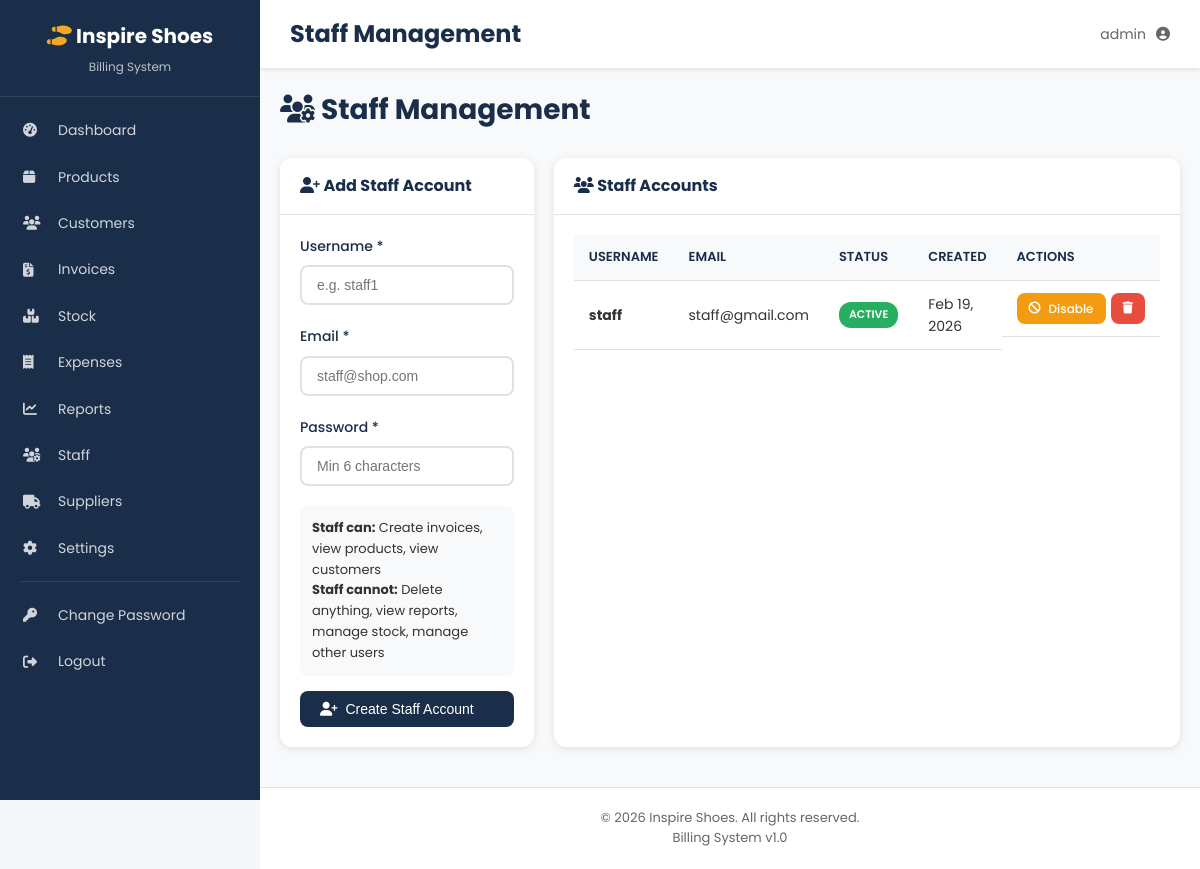
The page /admin/staff.php (signed in) on the database its author committed.
### tables this page shows
CREATE TABLE `users` (
  `id` int(11) NOT NULL,
  `username` varchar(50) NOT NULL,
  `email` varchar(100) NOT NULL,
  `password_hash` varchar(255) NOT NULL,
  `role` enum('admin','staff') DEFAULT 'staff',
  `status` enum('active','inactive') NOT NULL DEFAULT 'active',
  `created_at` timestamp NOT NULL DEFAULT current_timestamp(),
  `updated_at` timestamp NOT NULL DEFAULT current_timestamp() ON UPDATE current_timestamp()
);

### includes/functions.php (called while the page is built, shortened)
<?php
require_once __DIR__ . '/../config/db.php';
function getUserRole(): string {
    return $_SESSION['role'] ?? 'staff';
}
function isAdmin(): bool {
    return getUserRole() === 'admin';
}
function getCurrentUser() {
    global $pdo;
    $stmt = $pdo->prepare("SELECT * FROM users WHERE id = ?");
    $stmt->execute([$_SESSION['user_id']]);
    return $stmt->fetch();
}
function h($string): string {
    return htmlspecialchars($string ?? '', ENT_QUOTES, 'UTF-8');
}
function formatDate($date, $format = 'M d, Y'): string {
    return date($format, strtotime($date));
}

### admin/staff.php (the view, shortened to what this page needs)
<?php
require_once __DIR__ . '/../config/db.php';
require_once __DIR__ . '/../includes/functions.php';
$page_title = 'Staff Management';
$staff = $pdo->query("SELECT * FROM users WHERE role = 'staff' ORDER BY created_at DESC")->fetchAll(PDO::FETCH_ASSOC);
include __DIR__ . '/../includes/header.php';
?>
<div class="page-header">
    <h1><i class="fas fa-users-cog"></i> Staff Management</h1>
</div>
<div style="display:grid; grid-template-columns:1fr 2fr; gap:20px;">
    <div class="card">
        <div class="card-header"><h3><i class="fas fa-user-plus"></i> Add Staff Account</h3></div>
        <div class="card-body">
            <form method="POST">
                <div class="form-group">
                    <label>Username *</label>
                    <input type="text" name="username" class="form-control" required placeholder="e.g. staff1">
                </div>
                <div class="form-group">
                    <label>Email *</label>
                    <input type="email" name="email" class="form-control" required placeholder="staff@shop.com">
                </div>
                <div class="form-group">
                    <label>Password *</label>
                    <input type="password" name="password" class="form-control" required placeholder="Min 6 characters">
                </div>
                <div style="background:var(--light-gray); padding:12px; border-radius:8px; margin-bottom:15px; font-size:13px;">
                    <strong>Staff can:</strong> Create invoices, view products, view customers<br>
                    <strong>Staff cannot:</strong> Delete anything, view reports, manage stock, manage other users
                </div>
                <button type="submit" name="create_staff" class="btn btn-primary" style="width:100%;">
                    <i class="fas fa-user-plus"></i> Create Staff Account
                </button>
            </form>
        </div>
    </div>
    <div class="card">
        <div class="card-header"><h3><i class="fas fa-users"></i> Staff Accounts</h3></div>
        <div class="card-body">
            <?php if (empty($staff)): ?>
                <div class="empty-state">
                    <i class="fas fa-users"></i>
                    <p>No staff accounts yet. Create one to get started.</p>
                </div>
            <?php else: ?>
                <div class="table-container">
                    <table>
                        <thead>
                            <tr>
                                <th>Username</th>
                                <th>Email</th>
                                <th>Status</th>
                                <th>Created</th>
                                <th>Actions</th>
                            </tr>
                        </thead>
                        <tbody>
                            <?php foreach ($staff as $s): ?>
                                <tr>
                                    <td><strong><?php echo h($s['username']); ?></strong></td>
                                    <td><?php echo h($s['email']); ?></td>
                                    <td>
                                        <?php if ($s['status'] === 'active'): ?>
                                            <span class="badge badge-success">Active</span>
                                        <?php else: ?>
                                            <span class="badge badge-danger">Inactive</span>
                                        <?php endif; ?>
                                    </td>
                                    <td><?php echo formatDate($s['created_at']); ?></td>
                                    <td style="display:flex; gap:5px;">
                                        <a href="?toggle=1&id=<?php echo h((string)$s['id']); ?>"
                                           class="btn btn-sm <?php echo $s['status']==='active' ? 'btn-warning' : 'btn-success'; ?>"
                                           onclick="return confirm('Toggle this staff account status?')">
                                            <i class="fas fa-<?php echo $s['status']==='active' ? 'ban' : 'check'; ?>"></i>
                                            <?php echo $s['status']==='active' ? 'Disable' : 'Enable'; ?>
                                        </a>
                                        <a href="?delete=1&id=<?php echo h((string)$s['id']); ?>"
                                           class="btn btn-sm btn-danger"
                                           onclick="return confirm('Delete this staff account permanently?')">
                                            <i class="fas fa-trash"></i>
                                        </a>
                                    </td>
                                </tr>
                            <?php endforeach; ?>
                        </tbody>
                    </table>
                </div>
            <?php endif; ?>
        </div>
    </div>
</div>
<?php include __DIR__ . '/../includes/footer.php'; ?>

### includes/header.php (shortened to what this page needs)
<?php
require_once __DIR__ . '/../config/db.php';
require_once __DIR__ . '/functions.php';
$current_page  = basename($_SERVER['PHP_SELF']);
$is_logged_in  = isset($_SESSION['user_id']);
$current_user = $is_logged_in ? getCurrentUser() : null;
?>
<!DOCTYPE html>
<html lang="en">
<head>
    <link rel="stylesheet" href="https://cdnjs.cloudflare.com/ajax/libs/font-awesome/6.4.0/css/all.min.css">
    <link rel="stylesheet" href="<?php echo CSS_URL; ?>/style.css">
</head>
<body>
<?php if ($is_logged_in): ?>
<nav class="sidebar">
    <div class="sidebar-header">
        <h2><i class="fas fa-shoe-prints"></i> Inspire Shoes</h2>
        <p>Billing System</p>
    </div>
    <ul class="nav-menu">
        <li class="<?php echo ($current_page === 'index.php' && strpos($_SERVER['PHP_SELF'], '/auth/') === false) ? 'active' : ''; ?>">
            <a href="<?php echo BASE_URL; ?>/index.php">
                <i class="fas fa-tachometer-alt"></i>
                <span>Dashboard</span>
            </a>
        </li>
        <li class="<?php echo strpos($_SERVER['PHP_SELF'], '/products/') !== false ? 'active' : ''; ?>">
            <a href="<?php echo BASE_URL; ?>/products/list.php">
                <i class="fas fa-box"></i>
                <span>Products</span>
            </a>
        </li>
        <li class="<?php echo strpos($_SERVER['PHP_SELF'], '/customers/') !== false ? 'active' : ''; ?>">
            <a href="<?php echo BASE_URL; ?>/customers/list.php">
                <i class="fas fa-users"></i>
                <span>Customers</span>
            </a>
        </li>
        <li class="<?php echo strpos($_SERVER['PHP_SELF'], '/invoices/') !== false ? 'active' : ''; ?>">
            <a href="<?php echo BASE_URL; ?>/invoices/list.php">
                <i class="fas fa-file-invoice-dollar"></i>
                <span>Invoices</span>
            </a>
        </li>
        <?php if (isAdmin()): ?>
        <li class="<?php echo strpos($_SERVER['PHP_SELF'], '/stock/') !== false ? 'active' : ''; ?>">
            <a href="<?php echo BASE_URL; ?>/stock/manage.php">
                <i class="fas fa-boxes"></i>
                <span>Stock</span>
            </a>
        </li>
        <li class="<?php echo strpos($_SERVER['PHP_SELF'], '/expenses/') !== false ? 'active' : ''; ?>">
            <a href="<?php echo BASE_URL; ?>/expenses/list.php">
                <i class="fas fa-receipt"></i>
                <span>Expenses</span>
            </a>
        </li>
        <li class="<?php echo strpos($_SERVER['PHP_SELF'], '/reports/') !== false ? 'active' : ''; ?>">
            <a href="<?php echo BASE_URL; ?>/reports/sales.php">
                <i class="fas fa-chart-line"></i>
                <span>Reports</span>
            </a>
        </li>
        <?php endif; ?>
        <?php if (isAdmin()): ?>
        <li class="<?php echo strpos($_SERVER['PHP_SELF'], '/admin/') !== false ? 'active' : ''; ?>">
            <a href="<?php echo BASE_URL; ?>/admin/staff.php">
                <i class="fas fa-users-cog"></i>
                <span>Staff</span>
            </a>
        </li>
        <li>
            <a href="<?php echo BASE_URL; ?>/admin/suppliers.php">
                <i class="fas fa-truck"></i>
                <span>Suppliers</span>
            </a>
        </li>
        <li>
            <a href="<?php echo BASE_URL; ?>/admin/settings.php">
                <i class="fas fa-cog"></i>
                <span>Settings</span>
            </a>
        </li>
        <?php endif; ?>
        <li class="nav-divider"></li>
        <li>
            <a href="<?php echo BASE_URL; ?>/auth/change-password.php">
                <i class="fas fa-key"></i>
                <span>Change Password</span>
            </a>
        </li>
        <li>
            <a href="<?php echo BASE_URL; ?>/auth/logout.php" class="logout-link">
                <i class="fas fa-sign-out-alt"></i>
                <span>Logout</span>
            </a>
        </li>
    </ul>
</nav>
<main class="main-content">
    <header class="top-bar">
        <h1><?php echo isset($page_title) ? h($page_title) : 'Dashboard'; ?></h1>
        <div class="user-info">
            <span class="user-name"><?php echo h($current_user['username'] ?? ''); ?></span>
            <i class="fas fa-user-circle"></i>
        </div>
    </header>
    <div class="content-wrapper">
<?php endif; ?>

### assets/css/style.css (style rules this page uses)
:root { --primary: #1a2e4a; --primary-light: #2c4a6e; --accent: #f5a623; --accent-hover: #d4941f; --white: #ffffff; --light-gray: #f4f6f9; --gray: #6c757d; --danger: #e74c3c; --danger-light: #c0392b; --success: #27ae60; --success-light: #229954; --warning: #f39c12; --warning-light: #d68910; --info: #3498db; --text: #333333; --text-light: #666666; --border: #dee2e6; --shadow: rgba(0, 0, 0, 0.1); --sidebar-width: 250px; }
* { margin: 0; padding: 0; box-sizing: border-box; }
body { font-family: 'Poppins', -apple-system, BlinkMacSystemFont, 'Segoe UI', Roboto, sans-serif; font-size: 14px; line-height: 1.6; color: var(--text); background-color: var(--light-gray); }
a { text-decoration: none; color: inherit; }
ul { list-style: none; }
body { display: flex; min-height: 100vh; }
.sidebar { width: var(--sidebar-width); background: var(--primary); color: var(--white); position: fixed; top: 0; left: 0; height: 100vh; overflow-y: auto; z-index: 1000; display: flex; flex-direction: column; }
.main-content { margin-left: var(--sidebar-width); flex: 1; min-height: 100vh; background: var(--light-gray); }
.content-wrapper { padding: 20px; max-width: 1400px; margin: 0 auto; }
.sidebar-header { padding: 20px; text-align: center; border-bottom: 1px solid rgba(255,255,255,0.1); }
.sidebar-header h2 { font-size: 20px; margin-bottom: 5px; }
.sidebar-header h2 i { color: var(--accent); }
.sidebar-header p { font-size: 12px; opacity: 0.7; }
.nav-menu { flex: 1; padding: 10px 0; }
.nav-menu li a { display: flex; align-items: center; padding: 12px 20px; color: rgba(255,255,255,0.8); transition: all 0.3s; border-left: 3px solid transparent; }
.nav-menu li a i { width: 25px; margin-right: 10px; }
.nav-divider { height: 1px; background: rgba(255,255,255,0.1); margin: 10px 20px; }
.top-bar { background: var(--white); padding: 15px 30px; display: flex; align-items: center; justify-content: space-between; box-shadow: 0 2px 4px var(--shadow); position: sticky; top: 0; z-index: 100; }
.top-bar h1 { font-size: 24px; color: var(--primary); }
.user-info { display: flex; align-items: center; gap: 10px; color: var(--text-light); }
.page-header { display: flex; justify-content: space-between; align-items: center; margin-bottom: 25px; }
.page-header h1 { font-size: 28px; color: var(--primary); }
.card { background: var(--white); border-radius: 12px; box-shadow: 0 2px 8px var(--shadow); margin-bottom: 20px; }
.card-header { padding: 15px 20px; border-bottom: 1px solid var(--border); display: flex; justify-content: space-between; align-items: center; }
.card-header h3 { font-size: 16px; color: var(--primary); }
.card-body { padding: 20px; }
.table-container { overflow-x: auto; }
table { width: 100%; border-collapse: collapse; }
table th, table td { padding: 12px 15px; text-align: left; border-bottom: 1px solid var(--border); }
table th { background: var(--light-gray); font-weight: 600; color: var(--primary); font-size: 13px; text-transform: uppercase; }
table td a { color: var(--primary); }
.form-group { margin-bottom: 20px; }
.form-group label { display: block; margin-bottom: 8px; font-weight: 500; color: var(--primary); }
.form-control { width: 100%; padding: 10px 15px; border: 2px solid var(--border); border-radius: 8px; font-size: 14px; transition: border-color 0.3s; }
.btn { display: inline-flex; align-items: center; gap: 8px; padding: 10px 20px; border: none; border-radius: 8px; font-size: 14px; font-weight: 500; cursor: pointer; transition: all 0.3s; text-decoration: none; }
.btn-primary { background: var(--primary); color: var(--white); }
.btn-danger { background: var(--danger); color: var(--white); }
.btn-warning { background: var(--warning); color: var(--white); }
.btn-sm { padding: 6px 12px; font-size: 12px; }
.badge { display: inline-block; padding: 4px 10px; border-radius: 12px; font-size: 11px; font-weight: 600; text-transform: uppercase; }
.badge-success { background: var(--success); color: var(--white); }

### includes/header.php (style rules this page uses)
:root { --primary-color: #1a2e4a; --secondary-color: #2c4a6e; --accent-color: #f5a623; --accent-hover: #d4941f; --success-color: #28a745; --danger-color: #dc3545; --warning-color: #ffc107; --info-color: #17a2b8; --light-gray: #f8f9fa; --dark-gray: #6c757d; --white: #ffffff; --border-color: #dee2e6; --text-color: #333333; --sidebar-width: 260px; }
* { margin: 0; padding: 0; box-sizing: border-box; }
body { font-family: 'Poppins', sans-serif; background-color: #f5f7fa; color: var(--text-color); line-height: 1.6; }

### rows shown on the page
users: username "admin"
users: username "staff", email "staff@gmail.com", status "ACTIVE", created_at "Feb 19, 2026"

### other values the page prints
$page_title "Staff Management"
